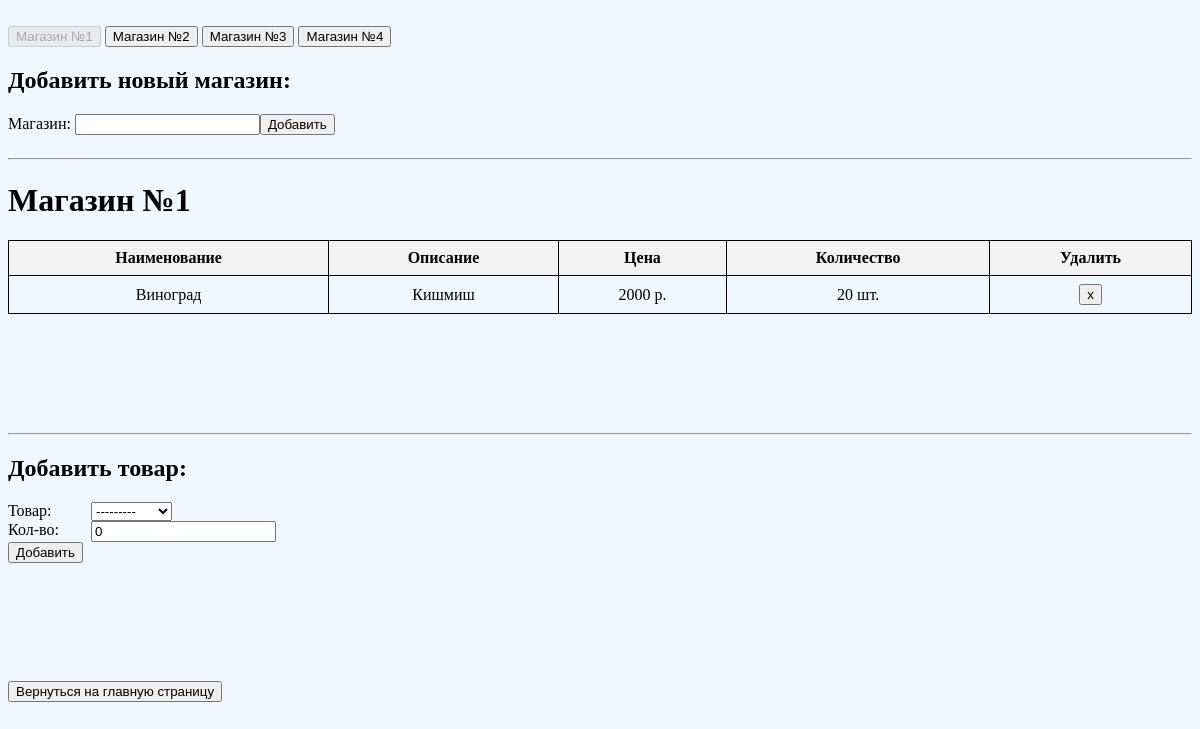
Screenshot of /store/1/ with the database file from the repository.
### api/models.py (models this page shows, shortened)
class Stores(models.Model):
    name=models.CharField(verbose_name="Магазин", max_length=50, null=False, blank=False, unique=True)

class StoreItem(models.Model):
    item=models.ForeignKey(verbose_name="Товар",to='Item', on_delete=models.CASCADE, related_name='store_items')
    amount=models.IntegerField(verbose_name="Кол-во",null=False, blank=False,default=0)
    store=models.ForeignKey(verbose_name="Магазин",to='Stores', on_delete=models.CASCADE, related_name='items')

class Item(models.Model):
    name=models.CharField(verbose_name="Товар",max_length=50, null=False, blank=False)
    description=models.TextField(verbose_name="Описание",null=False, blank=False)
    price=models.IntegerField(verbose_name="Цена за шт",null=False, blank=False, default=0)
    def __str__(self):
        return self.name

### api/views.py (the view, shortened to what this page needs)
# urls.py: path('store/<int:store_id>/', api.views.store_view),
def store_view(request, store_id, *args, **kwargs):
    store=Stores.objects.get(id=store_id)
    context = {
        'store': store,
        'all_stores': Stores.objects.all(),
        'form': StoreForms(),
        'item_form': AddItemInStore(initial={"store":store}),
    }
    return render(request=request,template_name='store.html', context=context)

### api/forms.py
class StoreForms(forms.ModelForm):
    class Meta:
        model = Stores
        fields = ('name',)

class AddItemInStore(forms.ModelForm):
    class Meta:
        model = StoreItem
        fields = ('item','amount', 'store',)
        widgets = {"store":forms.HiddenInput()}

### templates/store.html (shortened to what this page needs)
<!DOCTYPE html>
<html lang="en">
<head>
</head>
<body>
<br>
<div>
    {%  for list_store in all_stores %}
        <a href='/store/{{ list_store.id }}/'> <button {% if list_store.id == store.id %} disabled {% endif %}>{{ list_store.name }} </button></a>
    {% endfor %}
</div>
<div class="form">
    <h2>Добавить новый магазин:</h2>
    <form method="post" style="display: grid; width: fit-content">
        {{ form }}
        <input style="grid-column: 2" type="submit" value="Добавить" style="display: inline">
    </form>
</div>
<hr>
<h1> {{ store.name }} </h1>
<div class="table">
<table class="line">
        <thead>
            <tr>
                <th>Наименование</th>
                <th>Описание</th>
                <th>Цена</th>
                <th>Количество</th>
                <th>Удалить</th>
            </tr>
        </thead>
        <tbody>
            {%  for item in store.items.all %}
                <tr>
                    <td> {{ item.item.name }} </td>
                    <td> {{ item.item.description }} </td>
                    <td> {{ item.item.price }} р. </td>
                    <td> {{ item.amount }} шт. </td>
                    <td> <button onclick="handleDelete({{ item.id }})"> x </button> </td>
                </tr>
            {% endfor %}
        </tbody>
    </table>
</div>
<hr>
<div>
    <h2>Добавить товар:</h2>
    <form method="post">
        <div  style="display: grid; width: 300px">
            {% for item_field in item_form.visible_fields %}
                <div style="grid-column: 1">
                    {{ item_field.label_tag }}
                </div>
                <div style="grid-column: 2">
                    {{ item_field }}
                </div>
            {% endfor %}
        </div>
        <input type="submit" value="Добавить">
    </form>
</div>
<div style="margin: 10% 0 0 ">
    <a href='/main'> <button> Вернуться на главную страницу </button></a>
</div>
</body>
</html>

### templates/store.html (style rules this page uses)
body { background: aliceblue }
.table { margin-bottom: 10%; }
th { border: 1px solid black; }
td { border: 1px solid black; }
.line { width: 100%; border-collapse: collapse; }
.line th, .line td { text-align: center; padding: 8px; }
.line th { background-color: #f2f2f2; }
form { margin-bottom: 2%; }

### rows the page displays
Stores: name "Магазин №1"
Stores: name "Магазин №2"
Stores: name "Магазин №3"
Stores: name "Магазин №4"
StoreItem: item.name "Виноград", item.description "Кишмиш", item.price "2000", amount "20"

### other values shown
{{ item_field.label_tag }} "Товар:" "Кол-во:"
